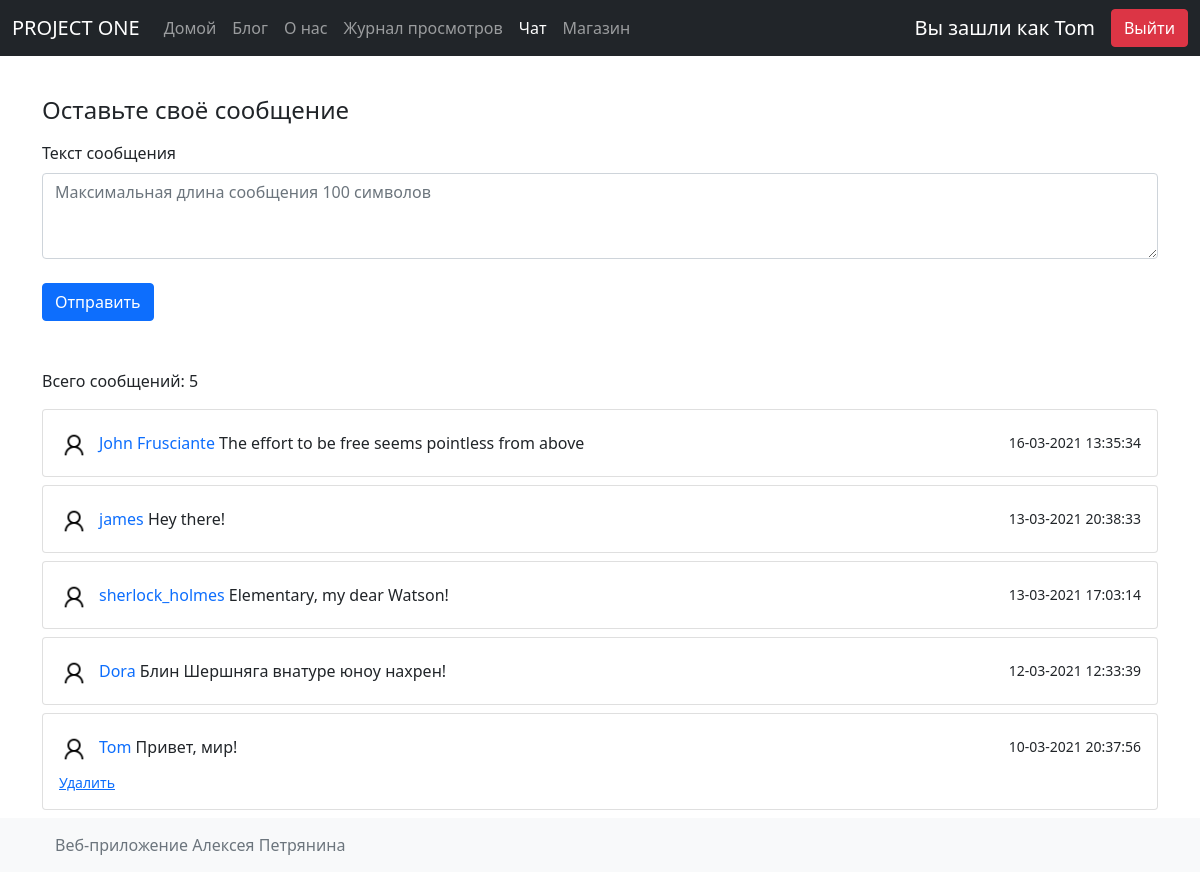
Screenshot of /index.php?id=gbook (signed in) with the database file from the repository.
### tables this page shows
CREATE TABLE `msgs` (
  `msg_id` int NOT NULL AUTO_INCREMENT,
  `user_id` int NOT NULL,
  `msg` text,
  `datetime` timestamp NOT NULL DEFAULT CURRENT_TIMESTAMP ON UPDATE CURRENT_TIMESTAMP,
  PRIMARY KEY (`msg_id`),
  KEY `user_id` (`user_id`),
  CONSTRAINT `msgs_ibfk_1` FOREIGN KEY (`user_id`) REFERENCES `users` (`user_id`) ON DELETE CASCADE
);

CREATE TABLE `users` (
  `user_id` int NOT NULL AUTO_INCREMENT,
  `username` varchar(50) NOT NULL,
  `email` varchar(50) NOT NULL,
  `phone` varchar(20) NOT NULL,
  `password` varchar(100) NOT NULL,
  `admin` tinyint(1) DEFAULT NULL,
  PRIMARY KEY (`user_id`)
);

### functions.php (called while the page is built, shortened)
<?php
require_once 'db.inc.php';
function output_comments() {
	global $link;
	$sql = "SELECT u.user_id, msg_id, msg, username, email, UNIX_TIMESTAMP(datetime) as dt
					FROM msgs m
					JOIN users u
						ON m.user_id = u.user_id
					ORDER BY msg_id DESC";
	$result = mysqli_query($link, $sql);
	$arr = mysqli_fetch_all($result, MYSQLI_ASSOC);
	return $arr;
}

### inc/gbook.inc.php (the view, shortened to what this page needs)
<?php
require_once 'functions.php';
if (!isset($_SESSION['user'])) :
?>
	<h4 class="mt-3">Оставлять сообщения могут только зарегистрированные пользователи.</h4>
	<h4><a href="signup/login.php" class="text-decoration-none">Войдите</a> или <a href="signup/register.php" class="text-decoration-none">зарегистрируйтесь</a></h4>
<?php
else :
?>
	<h4 class="mt-3">Оставьте своё сообщение</h4>
	<form class="form-group mt-3" method="POST" action="<?= $_SERVER['REQUEST_URI'] ?>">
		<div class="form-group">
			<label class="mb-2" for="exampleFormControlTextarea1">Текст сообщения</label>
			<textarea class="form-control" id="exampleFormControlTextarea1" rows="3" maxlength="100" name="msg" placeholder="Максимальная длина сообщения 100 символов"></textarea><br>
			<button type="submit" class="btn btn-primary">Отправить</button>
		</div>
	</form>
<?php
endif;
$output = output_comments();
$cnt = array_key_last($output) + 1;
?>
<p class="mt-5">Всего сообщений: <?= $cnt ?></p>
<div class="container-fluid">
	<div class="row d-flex justify-content-center">
		<?php
		foreach ($output as $user) :
			$user['dt']  = date('d-m-Y H:i:s', (int)$user['dt']);
			$user['msg'] = nl2br($user['msg']);
		?>
			<div class="card p-3 mb-2">
				<div class="d-flex justify-content-between align-items-center">
					<div class="user d-flex flex-row align-items-center">
						<img src="assets/user_icon.png" width="30" class="user-img rounded-circle mr-2">
						<span>
							<span class="font-weight-bold text-primary"><a href="mailto:<?= $user['email'] ?>" class="text-decoration-none"><?= $user['username'] ?></a></span>
							<?= $user['msg'] ?>
						</span>
					</div>
					<small><?= $user['dt'] ?></small>
				</div>
				<?php
				if (isset($_SESSION['user']) and $_SESSION['user']['user_id'] == $user['user_id']) :
				?>
					<div class="action d-flex justify-content-between mt-2 align-items-center">
						<small><a href="<?= $_SERVER['REQUEST_URI'] ?>&del=<?= $user['msg_id'] ?> class=" text-decoration-none" ">Удалить</a></small>
							</div>
				<?php
				endif;
				?>
				</div>
		<?php
		endforeach;
		?>
	</div>
</div>

### inc/gbook.inc.php (style rules this page uses)
img { margin-right: 10px; }
.card { border-radius: 4px; }
.user-img { margin-top: 4px }

### rows the page displays
msgs: user.username "John Frusciante", msg "The effort to be free seems pointless from above", dt "16-03-2021 13:35:34"
msgs: user.username "james", msg "Hey there!", dt "13-03-2021 20:38:33"
msgs: user.username "sherlock_holmes", msg "Elementary, my dear Watson!", dt "13-03-2021 17:03:14"
msgs: user.username "Dora", msg "Блин Шершняга внатуре юноу нахрен!", dt "12-03-2021 12:33:39"
msgs: user.username "Tom", msg "Привет, мир!", dt "10-03-2021 20:37:56"

### other values shown
$username "Tom"
$action "Выйти"
$cnt "5"
